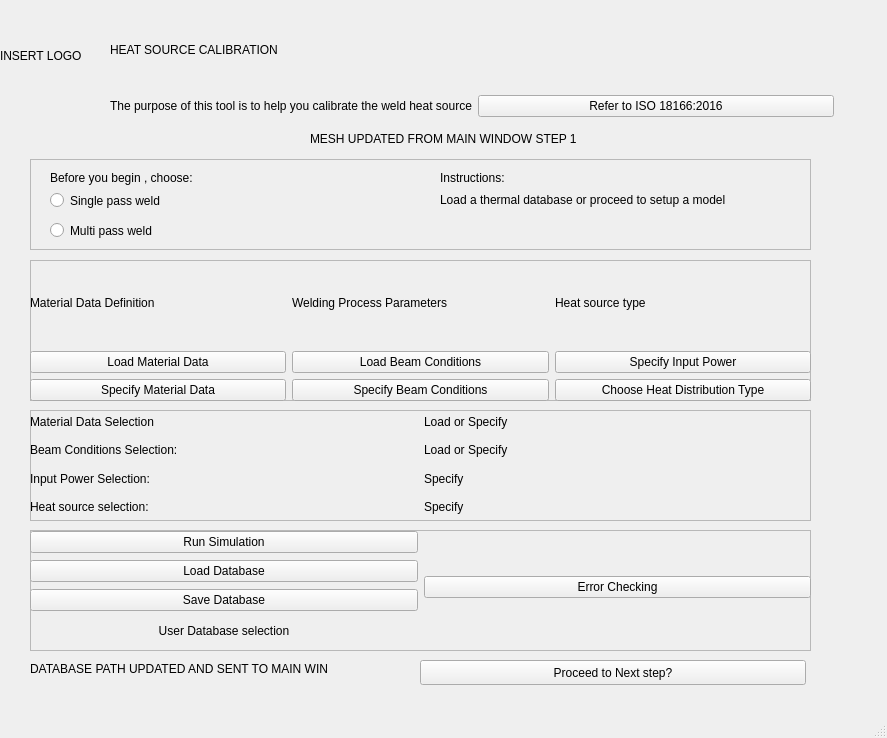
<?xml version="1.0" encoding="UTF-8"?>
<ui version="4.0">
 <class>MainWindow</class>
 <widget class="QMainWindow" name="MainWindow">
  <property name="geometry">
   <rect>
    <x>0</x>
    <y>0</y>
    <width>887</width>
    <height>738</height>
   </rect>
  </property>
  <property name="windowTitle">
   <string>MainWindow</string>
  </property>
  <widget class="QWidget" name="centralwidget">
   <widget class="QWidget" name="verticalLayoutWidget">
    <property name="geometry">
     <rect>
      <x>110</x>
      <y>10</y>
      <width>724</width>
      <height>107</height>
     </rect>
    </property>
    <layout class="QVBoxLayout" name="verticalLayout">
     <item>
      <widget class="QLabel" name="label_1">
       <property name="text">
        <string>HEAT SOURCE CALIBRATION</string>
       </property>
      </widget>
     </item>
     <item>
      <layout class="QHBoxLayout" name="horizontalLayout">
       <item>
        <widget class="QLabel" name="label">
         <property name="text">
          <string>The purpose of this tool is to help you calibrate the weld heat source</string>
         </property>
        </widget>
       </item>
       <item>
        <widget class="QPushButton" name="pushButton">
         <property name="text">
          <string>Refer to ISO 18166:2016</string>
         </property>
        </widget>
       </item>
      </layout>
     </item>
    </layout>
   </widget>
   <widget class="QLabel" name="label_6">
    <property name="geometry">
     <rect>
      <x>0</x>
      <y>10</y>
      <width>91</width>
      <height>91</height>
     </rect>
    </property>
    <property name="text">
     <string>INSERT LOGO</string>
    </property>
   </widget>
   <widget class="QPushButton" name="pushButton_11">
    <property name="geometry">
     <rect>
      <x>420</x>
      <y>660</y>
      <width>386</width>
      <height>25</height>
     </rect>
    </property>
    <property name="text">
     <string>Proceed to Next step?</string>
    </property>
   </widget>
   <widget class="QLabel" name="label_8">
    <property name="geometry">
     <rect>
      <x>30</x>
      <y>660</y>
      <width>371</width>
      <height>17</height>
     </rect>
    </property>
    <property name="text">
     <string>DATABASE PATH UPDATED AND SENT TO MAIN WIN</string>
    </property>
   </widget>
   <widget class="QLabel" name="label_7">
    <property name="geometry">
     <rect>
      <x>310</x>
      <y>130</y>
      <width>371</width>
      <height>17</height>
     </rect>
    </property>
    <property name="text">
     <string>MESH UPDATED FROM MAIN WINDOW STEP 1</string>
    </property>
   </widget>
   <widget class="QFrame" name="frame">
    <property name="geometry">
     <rect>
      <x>30</x>
      <y>530</y>
      <width>781</width>
      <height>121</height>
     </rect>
    </property>
    <property name="frameShape">
     <enum>QFrame::StyledPanel</enum>
    </property>
    <property name="frameShadow">
     <enum>QFrame::Raised</enum>
    </property>
    <widget class="QWidget" name="horizontalLayoutWidget_2">
     <property name="geometry">
      <rect>
       <x>0</x>
       <y>0</y>
       <width>781</width>
       <height>115</height>
      </rect>
     </property>
     <layout class="QHBoxLayout" name="horizontalLayout_3">
      <item>
       <layout class="QVBoxLayout" name="verticalLayout_5">
        <item>
         <widget class="QPushButton" name="pushButton_8">
          <property name="text">
           <string>Run Simulation</string>
          </property>
         </widget>
        </item>
        <item>
         <widget class="QPushButton" name="pushButton_9">
          <property name="text">
           <string>Load Database</string>
          </property>
         </widget>
        </item>
        <item>
         <widget class="QPushButton" name="pushButton_12">
          <property name="text">
           <string>Save Database</string>
          </property>
         </widget>
        </item>
        <item>
         <widget class="QLabel" name="label_5">
          <property name="maximumSize">
           <size>
            <width>16777215</width>
            <height>26</height>
           </size>
          </property>
          <property name="text">
           <string>User Database selection</string>
          </property>
          <property name="alignment">
           <set>Qt::AlignCenter</set>
          </property>
         </widget>
        </item>
       </layout>
      </item>
      <item>
       <layout class="QVBoxLayout" name="verticalLayout_6">
        <item>
         <widget class="QPushButton" name="pushButton_10">
          <property name="text">
           <string>Error Checking</string>
          </property>
         </widget>
        </item>
       </layout>
      </item>
     </layout>
    </widget>
   </widget>
   <widget class="QFrame" name="frame_4">
    <property name="geometry">
     <rect>
      <x>30</x>
      <y>410</y>
      <width>781</width>
      <height>111</height>
     </rect>
    </property>
    <property name="frameShape">
     <enum>QFrame::StyledPanel</enum>
    </property>
    <property name="frameShadow">
     <enum>QFrame::Raised</enum>
    </property>
    <widget class="QWidget" name="verticalLayoutWidget_3">
     <property name="geometry">
      <rect>
       <x>0</x>
       <y>0</y>
       <width>781</width>
       <height>108</height>
      </rect>
     </property>
     <layout class="QVBoxLayout" name="verticalLayout_8">
      <item>
       <layout class="QHBoxLayout" name="horizontalLayout_5">
        <item>
         <widget class="QLabel" name="label_12">
          <property name="text">
           <string>Material Data Selection</string>
          </property>
         </widget>
        </item>
        <item>
         <widget class="QLabel" name="label_16">
          <property name="minimumSize">
           <size>
            <width>0</width>
            <height>20</height>
           </size>
          </property>
          <property name="text">
           <string>Load or Specify</string>
          </property>
         </widget>
        </item>
       </layout>
      </item>
      <item>
       <layout class="QHBoxLayout" name="horizontalLayout_6">
        <item>
         <widget class="QLabel" name="label_13">
          <property name="minimumSize">
           <size>
            <width>0</width>
            <height>20</height>
           </size>
          </property>
          <property name="text">
           <string>Beam Conditions Selection:</string>
          </property>
         </widget>
        </item>
        <item>
         <widget class="QLabel" name="label_17">
          <property name="text">
           <string>Load or Specify</string>
          </property>
         </widget>
        </item>
       </layout>
      </item>
      <item>
       <layout class="QHBoxLayout" name="horizontalLayout_7">
        <item>
         <widget class="QLabel" name="label_14">
          <property name="text">
           <string>Input Power Selection:</string>
          </property>
         </widget>
        </item>
        <item>
         <widget class="QLabel" name="label_21">
          <property name="enabled">
           <bool>true</bool>
          </property>
          <property name="minimumSize">
           <size>
            <width>0</width>
            <height>20</height>
           </size>
          </property>
          <property name="text">
           <string>Specify</string>
          </property>
         </widget>
        </item>
       </layout>
      </item>
      <item>
       <layout class="QHBoxLayout" name="horizontalLayout_9">
        <item>
         <widget class="QLabel" name="label_15">
          <property name="text">
           <string>Heat source selection:</string>
          </property>
         </widget>
        </item>
        <item>
         <widget class="QLabel" name="label_20">
          <property name="minimumSize">
           <size>
            <width>0</width>
            <height>20</height>
           </size>
          </property>
          <property name="text">
           <string>Specify</string>
          </property>
         </widget>
        </item>
       </layout>
      </item>
     </layout>
    </widget>
   </widget>
   <widget class="QFrame" name="frame_2">
    <property name="geometry">
     <rect>
      <x>30</x>
      <y>260</y>
      <width>781</width>
      <height>141</height>
     </rect>
    </property>
    <property name="frameShape">
     <enum>QFrame::StyledPanel</enum>
    </property>
    <property name="frameShadow">
     <enum>QFrame::Raised</enum>
    </property>
    <widget class="QWidget" name="horizontalLayoutWidget">
     <property name="geometry">
      <rect>
       <x>0</x>
       <y>0</y>
       <width>781</width>
       <height>141</height>
      </rect>
     </property>
     <layout class="QHBoxLayout" name="horizontalLayout_2">
      <item>
       <layout class="QVBoxLayout" name="verticalLayout_2">
        <item>
         <widget class="QLabel" name="label_2">
          <property name="text">
           <string>Material Data Definition</string>
          </property>
         </widget>
        </item>
        <item>
         <widget class="QPushButton" name="pushButton_2">
          <property name="text">
           <string>Load Material Data</string>
          </property>
         </widget>
        </item>
        <item>
         <widget class="QPushButton" name="pushButton_3">
          <property name="text">
           <string>Specify Material Data</string>
          </property>
         </widget>
        </item>
       </layout>
      </item>
      <item>
       <layout class="QVBoxLayout" name="verticalLayout_3">
        <item>
         <widget class="QLabel" name="label_3">
          <property name="text">
           <string>Welding Process Parameters</string>
          </property>
         </widget>
        </item>
        <item>
         <widget class="QPushButton" name="pushButton_5">
          <property name="text">
           <string>Load Beam Conditions</string>
          </property>
         </widget>
        </item>
        <item>
         <widget class="QPushButton" name="pushButton_4">
          <property name="text">
           <string>Specify Beam Conditions</string>
          </property>
         </widget>
        </item>
       </layout>
      </item>
      <item>
       <layout class="QVBoxLayout" name="verticalLayout_4">
        <item>
         <widget class="QLabel" name="label_4">
          <property name="text">
           <string>Heat source type</string>
          </property>
         </widget>
        </item>
        <item>
         <widget class="QPushButton" name="pushButton_6">
          <property name="text">
           <string>Specify Input Power</string>
          </property>
         </widget>
        </item>
        <item>
         <widget class="QPushButton" name="pushButton_7">
          <property name="text">
           <string>Choose Heat Distribution Type</string>
          </property>
         </widget>
        </item>
       </layout>
      </item>
     </layout>
    </widget>
   </widget>
   <widget class="QFrame" name="frame_3">
    <property name="geometry">
     <rect>
      <x>30</x>
      <y>159</y>
      <width>781</width>
      <height>91</height>
     </rect>
    </property>
    <property name="frameShape">
     <enum>QFrame::StyledPanel</enum>
    </property>
    <property name="frameShadow">
     <enum>QFrame::Raised</enum>
    </property>
    <widget class="QRadioButton" name="radioButton">
     <property name="geometry">
      <rect>
       <x>20</x>
       <y>30</y>
       <width>161</width>
       <height>23</height>
      </rect>
     </property>
     <property name="text">
      <string>Single pass weld</string>
     </property>
    </widget>
    <widget class="QRadioButton" name="radioButton_2">
     <property name="geometry">
      <rect>
       <x>20</x>
       <y>60</y>
       <width>131</width>
       <height>23</height>
      </rect>
     </property>
     <property name="text">
      <string>Multi pass weld</string>
     </property>
    </widget>
    <widget class="QLabel" name="label_9">
     <property name="geometry">
      <rect>
       <x>20</x>
       <y>10</y>
       <width>221</width>
       <height>17</height>
      </rect>
     </property>
     <property name="text">
      <string>Before you begin , choose:</string>
     </property>
    </widget>
    <widget class="QLabel" name="label_10">
     <property name="geometry">
      <rect>
       <x>410</x>
       <y>10</y>
       <width>221</width>
       <height>17</height>
      </rect>
     </property>
     <property name="text">
      <string>Instructions:</string>
     </property>
    </widget>
    <widget class="QLabel" name="label_11">
     <property name="geometry">
      <rect>
       <x>410</x>
       <y>30</y>
       <width>361</width>
       <height>21</height>
      </rect>
     </property>
     <property name="text">
      <string>Load a thermal database or proceed to setup a model</string>
     </property>
    </widget>
   </widget>
  </widget>
  <widget class="QMenuBar" name="menubar">
   <property name="geometry">
    <rect>
     <x>0</x>
     <y>0</y>
     <width>887</width>
     <height>22</height>
    </rect>
   </property>
  </widget>
  <widget class="QStatusBar" name="statusbar"/>
 </widget>
 <resources/>
 <connections/>
</ui>
